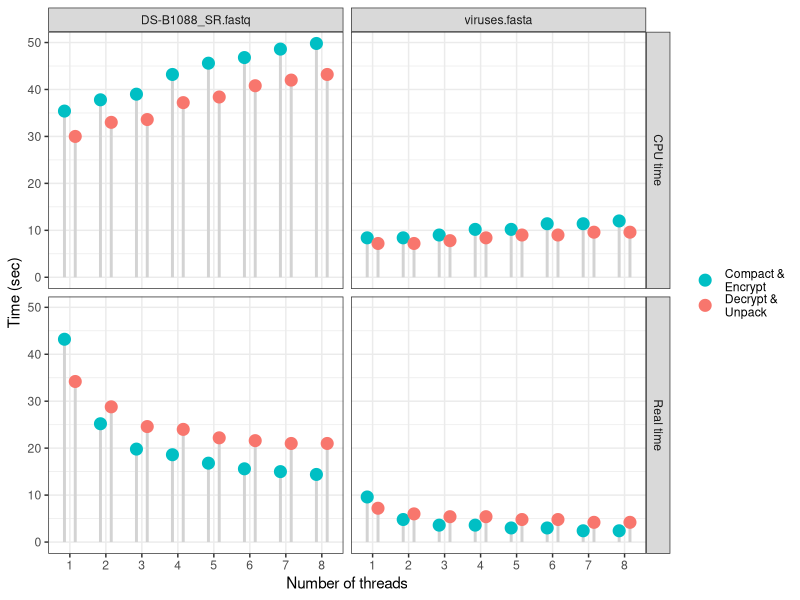
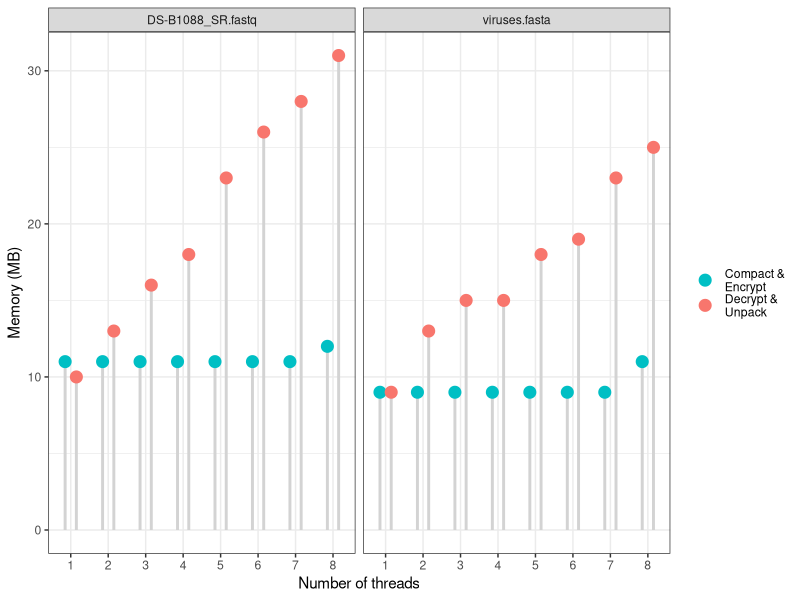

Generate these figures, in order, with R: (Note: this script raises an error after producing the figures.)
library(ggplot2)

# Set theme
theme_set(theme_bw())

# Set working directory and input/output files
setwd("./")
file_out <- "../image/cryfa_thread.png"

# Data
# Data for time
time_data <- rbind(
  c("viruses.fasta", 1, 0.16, "Real time", "enc"),
  c("viruses.fasta", 1, 0.12, "Real time", "dec"),
  c("viruses.fasta", 2, 0.08, "Real time", "enc"),
  c("viruses.fasta", 2, 0.10, "Real time", "dec"),
  c("viruses.fasta", 3, 0.06, "Real time", "enc"),
  c("viruses.fasta", 3, 0.09, "Real time", "dec"),
  c("viruses.fasta", 4, 0.06, "Real time", "enc"),
  c("viruses.fasta", 4, 0.09, "Real time", "dec"),
  c("viruses.fasta", 5, 0.05, "Real time", "enc"),
  c("viruses.fasta", 5, 0.08, "Real time", "dec"),
  c("viruses.fasta", 6, 0.05, "Real time", "enc"),
  c("viruses.fasta", 6, 0.08, "Real time", "dec"),
  c("viruses.fasta", 7, 0.04, "Real time", "enc"),
  c("viruses.fasta", 7, 0.07, "Real time", "dec"),
  c("viruses.fasta", 8, 0.04, "Real time", "enc"),
  c("viruses.fasta", 8, 0.07, "Real time", "dec"),
  #
  c("viruses.fasta", 1, 0.14, "CPU time", "enc"),
  c("viruses.fasta", 1, 0.12, "CPU time", "dec"),
  c("viruses.fasta", 2, 0.14, "CPU time", "enc"),
  c("viruses.fasta", 2, 0.12, "CPU time", "dec"),
  c("viruses.fasta", 3, 0.15, "CPU time", "enc"),
  c("viruses.fasta", 3, 0.13, "CPU time", "dec"),
  c("viruses.fasta", 4, 0.17, "CPU time", "enc"),
  c("viruses.fasta", 4, 0.14, "CPU time", "dec"),
  c("viruses.fasta", 5, 0.17, "CPU time", "enc"),
  c("viruses.fasta", 5, 0.15, "CPU time", "dec"),
  c("viruses.fasta", 6, 0.19, "CPU time", "enc"),
  c("viruses.fasta", 6, 0.15, "CPU time", "dec"),
  c("viruses.fasta", 7, 0.19, "CPU time", "enc"),
  c("viruses.fasta", 7, 0.16, "CPU time", "dec"),
  c("viruses.fasta", 8, 0.20, "CPU time", "enc"),
  c("viruses.fasta", 8, 0.16, "CPU time", "dec"),
  #
  c("DS-B1088_SR.fastq", 1, 0.72, "Real time", "enc"),
  c("DS-B1088_SR.fastq", 1, 0.57, "Real time", "dec"),
  c("DS-B1088_SR.fastq", 2, 0.42, "Real time", "enc"),
  c("DS-B1088_SR.fastq", 2, 0.48, "Real time", "dec"),
  c("DS-B1088_SR.fastq", 3, 0.33, "Real time", "enc"),
  c("DS-B1088_SR.fastq", 3, 0.41, "Real time", "dec"),
  c("DS-B1088_SR.fastq", 4, 0.31, "Real time", "enc"),
  c("DS-B1088_SR.fastq", 4, 0.40, "Real time", "dec"),
  c("DS-B1088_SR.fastq", 5, 0.28, "Real time", "enc"),
  c("DS-B1088_SR.fastq", 5, 0.37, "Real time", "dec"),
  c("DS-B1088_SR.fastq", 6, 0.26, "Real time", "enc"),
  c("DS-B1088_SR.fastq", 6, 0.36, "Real time", "dec"),
  c("DS-B1088_SR.fastq", 7, 0.25, "Real time", "enc"),
  c("DS-B1088_SR.fastq", 7, 0.35, "Real time", "dec"),
  c("DS-B1088_SR.fastq", 8, 0.24, "Real time", "enc"),
  c("DS-B1088_SR.fastq", 8, 0.35, "Real time", "dec"),
  #
  c("DS-B1088_SR.fastq", 1, 0.59, "CPU time", "enc"),
  c("DS-B1088_SR.fastq", 1, 0.50, "CPU time", "dec"),
  c("DS-B1088_SR.fastq", 2, 0.63, "CPU time", "enc"),
  c("DS-B1088_SR.fastq", 2, 0.55, "CPU time", "dec"),
  c("DS-B1088_SR.fastq", 3, 0.65, "CPU time", "enc"),
  c("DS-B1088_SR.fastq", 3, 0.56, "CPU time", "dec"),
  c("DS-B1088_SR.fastq", 4, 0.72, "CPU time", "enc"),
  c("DS-B1088_SR.fastq", 4, 0.62, "CPU time", "dec"),
  c("DS-B1088_SR.fastq", 5, 0.76, "CPU time", "enc"),
  c("DS-B1088_SR.fastq", 5, 0.64, "CPU time", "dec"),
  c("DS-B1088_SR.fastq", 6, 0.78, "CPU time", "enc"),
  c("DS-B1088_SR.fastq", 6, 0.68, "CPU time", "dec"),
  c("DS-B1088_SR.fastq", 7, 0.81, "CPU time", "enc"),
  c("DS-B1088_SR.fastq", 7, 0.70, "CPU time", "dec"),
  c("DS-B1088_SR.fastq", 8, 0.83, "CPU time", "enc"),
  c("DS-B1088_SR.fastq", 8, 0.72, "CPU time", "dec")
)

df_time <- data.frame(
  dataset = time_data[, 1],
  thread = as.numeric(time_data[, 2]),
  time = as.numeric(time_data[, 3]),
  type = time_data[, 4],
  state = time_data[, 5]
)
df_time$thread <- factor(df_time$thread, levels = c(1:8))

# Data for memory
memory_data <- rbind(
  c("viruses.fasta", 1, 9, "Memory", "enc"),
  c("viruses.fasta", 1, 9, "Memory", "dec"),
  c("viruses.fasta", 2, 9, "Memory", "enc"),
  c("viruses.fasta", 2, 13, "Memory", "dec"),
  c("viruses.fasta", 3, 9, "Memory", "enc"),
  c("viruses.fasta", 3, 15, "Memory", "dec"),
  c("viruses.fasta", 4, 9, "Memory", "enc"),
  c("viruses.fasta", 4, 15, "Memory", "dec"),
  c("viruses.fasta", 5, 9, "Memory", "enc"),
  c("viruses.fasta", 5, 18, "Memory", "dec"),
  c("viruses.fasta", 6, 9, "Memory", "enc"),
  c("viruses.fasta", 6, 19, "Memory", "dec"),
  c("viruses.fasta", 7, 9, "Memory", "enc"),
  c("viruses.fasta", 7, 23, "Memory", "dec"),
  c("viruses.fasta", 8, 11, "Memory", "enc"),
  c("viruses.fasta", 8, 25, "Memory", "dec"),
  #
  c("DS-B1088_SR.fastq", 1, 11, "Memory", "enc"),
  c("DS-B1088_SR.fastq", 1, 10, "Memory", "dec"),
  c("DS-B1088_SR.fastq", 2, 11, "Memory", "enc"),
  c("DS-B1088_SR.fastq", 2, 13, "Memory", "dec"),
  c("DS-B1088_SR.fastq", 3, 11, "Memory", "enc"),
  c("DS-B1088_SR.fastq", 3, 16, "Memory", "dec"),
  c("DS-B1088_SR.fastq", 4, 11, "Memory", "enc"),
  c("DS-B1088_SR.fastq", 4, 18, "Memory", "dec"),
  c("DS-B1088_SR.fastq", 5, 11, "Memory", "enc"),
  c("DS-B1088_SR.fastq", 5, 23, "Memory", "dec"),
  c("DS-B1088_SR.fastq", 6, 11, "Memory", "enc"),
  c("DS-B1088_SR.fastq", 6, 26, "Memory", "dec"),
  c("DS-B1088_SR.fastq", 7, 11, "Memory", "enc"),
  c("DS-B1088_SR.fastq", 7, 28, "Memory", "dec"),
  c("DS-B1088_SR.fastq", 8, 12, "Memory", "enc"),
  c("DS-B1088_SR.fastq", 8, 31, "Memory", "dec")
)

df_memory <- data.frame(
  dataset = memory_data[, 1],
  thread = as.numeric(memory_data[, 2]),
  memory = as.numeric(memory_data[, 3]),
  type = memory_data[, 4],
  state = memory_data[, 5]
)
df_memory$thread <- factor(df_memory$thread, levels = c(1:8))

# Plot
a <- ggplot(df_time, aes(thread, time * 60)) +
  geom_linerange(
    aes(x = thread, ymin = 0, ymax = time * 60, group = state),
    color = "lightgray", size = 1.0,
    position = position_dodge2(0.6, reverse = TRUE)
  ) +
  geom_point(
    aes(color = state),
    position = position_dodge2(0.6, reverse = TRUE),
    size = 3.75
  ) +
  facet_grid(type ~ dataset) +
  xlab("Number of threads") +
  ylab("Time (sec)") +
  scale_color_discrete(
    breaks = c("enc", "dec"),
    labels = c("Compact &\nEncrypt", "Decrypt &\nUnpack")
  ) +
  theme(legend.title = element_blank())

b <- ggplot(df_memory, aes(thread, memory)) +
  geom_linerange(
    aes(x = thread, ymin = 0, ymax = memory, group = state),
    color = "lightgray", size = 1.0,
    position = position_dodge2(0.6, reverse = TRUE)
  ) +
  geom_point(
    aes(color = state),
    position = position_dodge2(0.6, reverse = TRUE),
    size = 3.75
  ) +
  facet_grid(~dataset) +
  xlab("Number of threads") +
  ylab("Memory (MB)") +
  scale_color_discrete(
    breaks = c("enc", "dec"),
    labels = c("Compact &\nEncrypt", "Decrypt &\nUnpack")
  ) +
  theme(legend.title = element_blank())

# Save plot
ggarrange(a, b, labels = c("a", "b"), nrow = 2, heights = c(1.85, 1))
ggsave(file_out)
